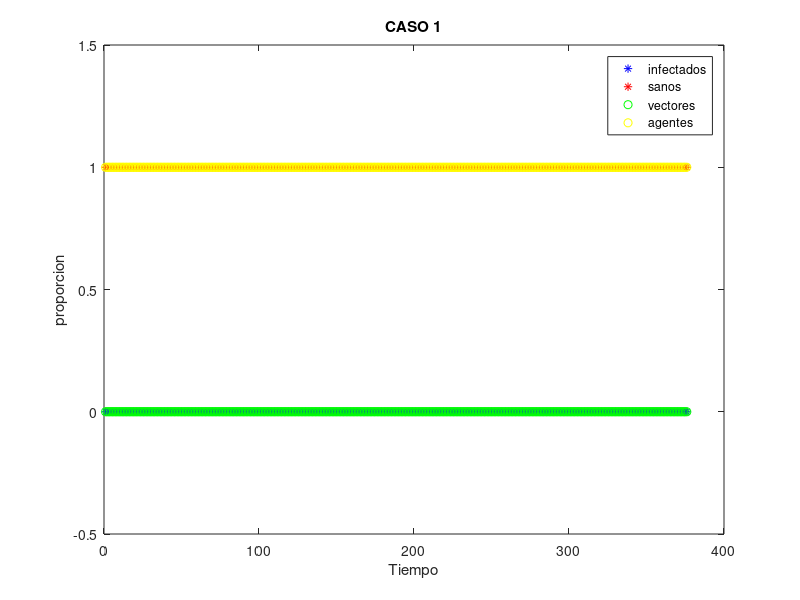
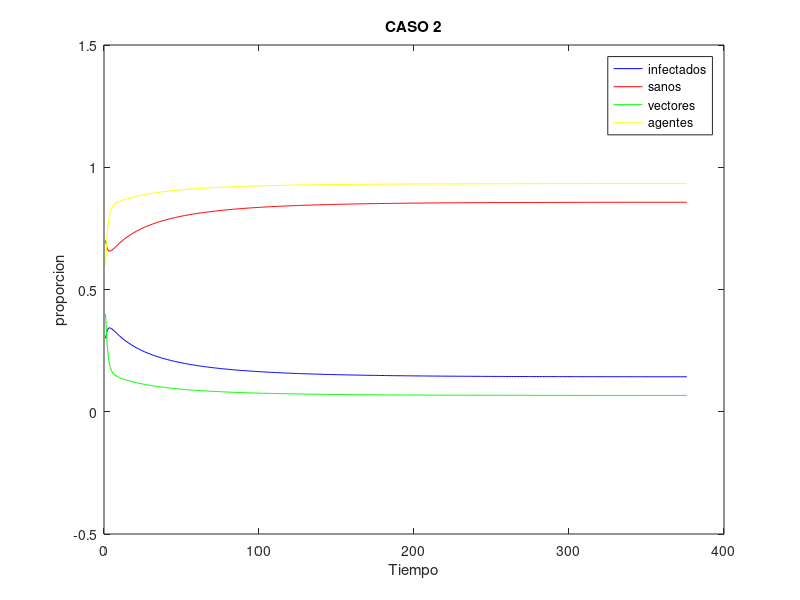
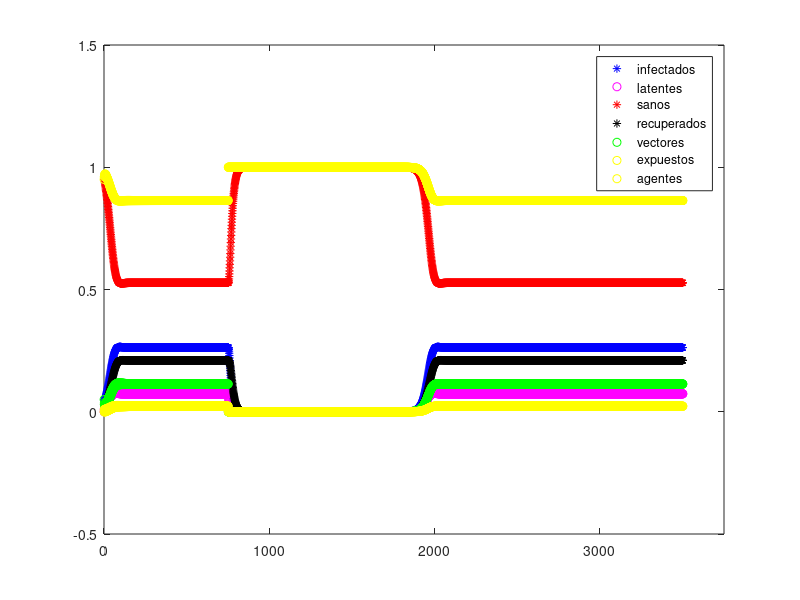

Recreate these plots in MATLAB, in order.

clear all; 
clc;
close all;


bh=1;
yh=0.4;
bm=1;
ym=2;


%punto 1 y 2

inf(1)=0;
vec(1)=0;

h=1/5;
t=75;
for i = 1:t/h
    inf(i+1)=inf(i)+h*(-yh*inf(i)+bh*vec(i)*(1-inf(i)));
    vec(i+1)=vec(i)+h*(-ym*vec(i)+bm*inf(i)*(1-vec(i)));
    
end

figure;
plot (inf,'b*');
title('CASO 1');
xlabel('Tiempo');
ylabel('proporcion');
axis([0 (t+5)/h -0.5 1.5])
hold on;
plot (1-inf,'r*');
legend()
plot (vec,'go');
hold on;
plot (1-vec,'cyo');
legend('infectados','sanos','vectores','agentes')


inf(1)=0.3;
vec(1)=0.4;

for i = 1:t/h
    inf(i+1)=inf(i)+h*(-yh*inf(i)+bh*vec(i)*(1-inf(i)));
    vec(i+1)=vec(i)+h*(-ym*vec(i)+bm*inf(i)*(1-vec(i)));
    
end

figure;
plot (inf,'b');
title('CASO 2');
xlabel('Tiempo');
ylabel('proporcion');
axis([0 (t+5)/h -0.5 1.5])
hold on;
plot (1-inf,'r');
legend()
plot (vec,'g');
hold on;
plot (1-vec,'cy');
legend('infectados','sanos','vectores','agentes')


%punto 5

h=1/5;
t=700;

inf(1)=0.05;
lat(1)=0;
rec(1)=0;
expue(1)=0;
vec(1)=0.05;

th=0.7; %pasaje de latente a infectado
tv=0.1; %pasaje de expuesto a vector
mr=2; %pasaje de recuperado a sano (inmunidad)
bh=1;
yh=0.4;
bm=1;
ym=2;

for i = 1:t/h
    if 150/h<i & i<240/h
        vec(i+1)=0;
        expue(i+1)=0;
    else
        expue(i+1)=expue(i)+h*(bm*inf(i)*(1-expue(i)-vec(i))-(expue(i)*(1/tv)));
        vec(i+1)=vec(i)+h*(expue(i)*(1/tv)-ym*vec(i));
    end
    lat(i+1)=lat(i)+h*(-th*lat(i)+bh*vec(i)*(1-lat(i)-rec(i)-inf(i)));
    rec(i+1)=rec(i)+h*(yh*inf(i)-(1/mr)*rec(i));
    inf(i+1)=inf(i)+h*(lat(i)*(1/th)-yh*inf(i));
end

figure;
title('Ejercicio 5');
xlabel('Tiempo');
ylabel('proporcion');
plot (inf,'b*');
hold on;
plot (lat,'mo');
hold on;
plot (1-inf-rec,'r*');
hold on
plot (rec,'k*');
hold on;
plot (vec,'go');
hold on;
plot (expue,'yo');
hold on;
plot (1-vec-expue,'cyo');
legend('infectados','latentes','sanos','recuperados','vectores','expuestos','agentes')
axis([0 (t+50)/h -0.5 1.5])